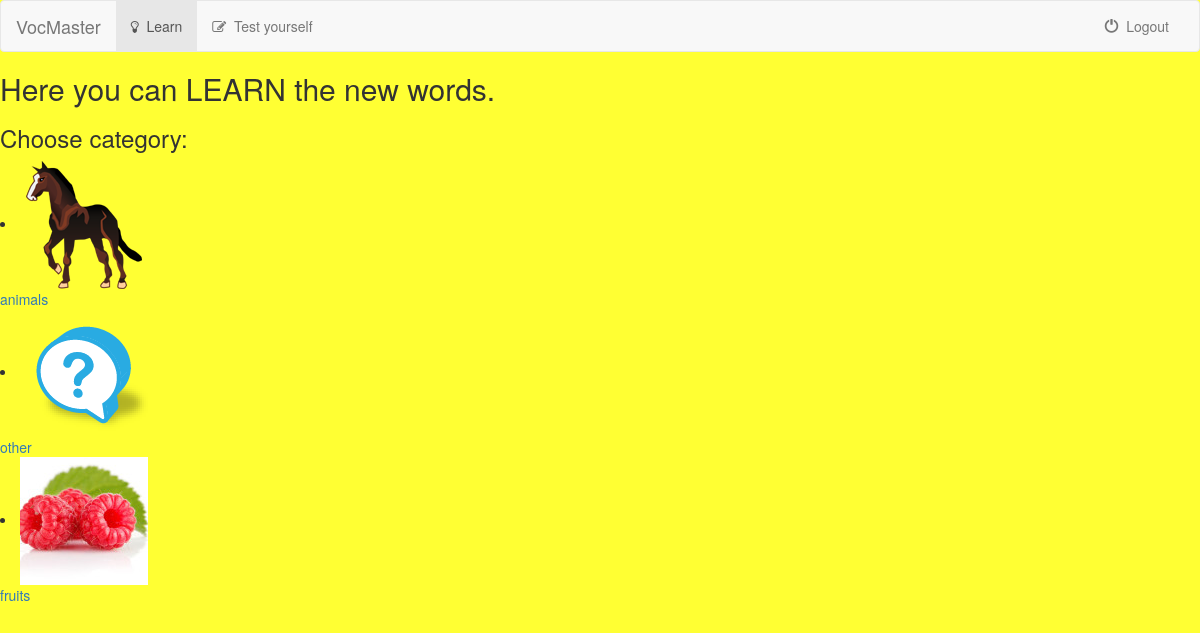
Page /learn/ (signed in) on the committed database.
### vocabulary/models.py (models this page shows)
class Category(models.Model):
    category = models.CharField(max_length=30, unique=True)
    picture = models.CharField(max_length=500, default='')
    slug = models.SlugField(max_length=30, unique=True)
    def __str__(self):
        return self.category

### vocabulary/views.py (the view)
# urls.py: url(r'^learn/$', views.LearningView.as_view(), name='learning'),
class LearningView(generic.ListView):
    template_name = 'vocabulary/learn.html'
    context_object_name = 'categories'
    def get_queryset(self):
        return Category.objects.all()
    def get(self, request):
        if not request.user.is_authenticated():
            return redirect('vocabulary:index')
        else:
            return render(request, self.template_name, {self.context_object_name: self.get_queryset()})

### vocabulary/templates/vocabulary/learn.html (shortened to what this page needs)
{% extends 'vocabulary/base.html' %}
{% block body %}
{% load static %}
<h2>Here you can LEARN the new words.</h2>
{% if categories %}
    <h3>Choose category:</h3>
    {% for cat in categories %}
    <li> <a href="{% url 'vocabulary:category' cat.category %}"> <img src="{% static cat.picture %}" alt="" /> <br> {{ cat }} </a> </li>
    {% endfor %}
{% else %}
<h3>There are no words in the database</h3>
{% endif %}
{% endblock %}

### vocabulary/static/vocabulary/style.css (style rules this page uses)
body { background-color: #ffff33; }

### rows in the picture
Category: picture (picture), category "animals"
Category: picture (picture), category "other"
Category: picture (picture), category "fruits"
